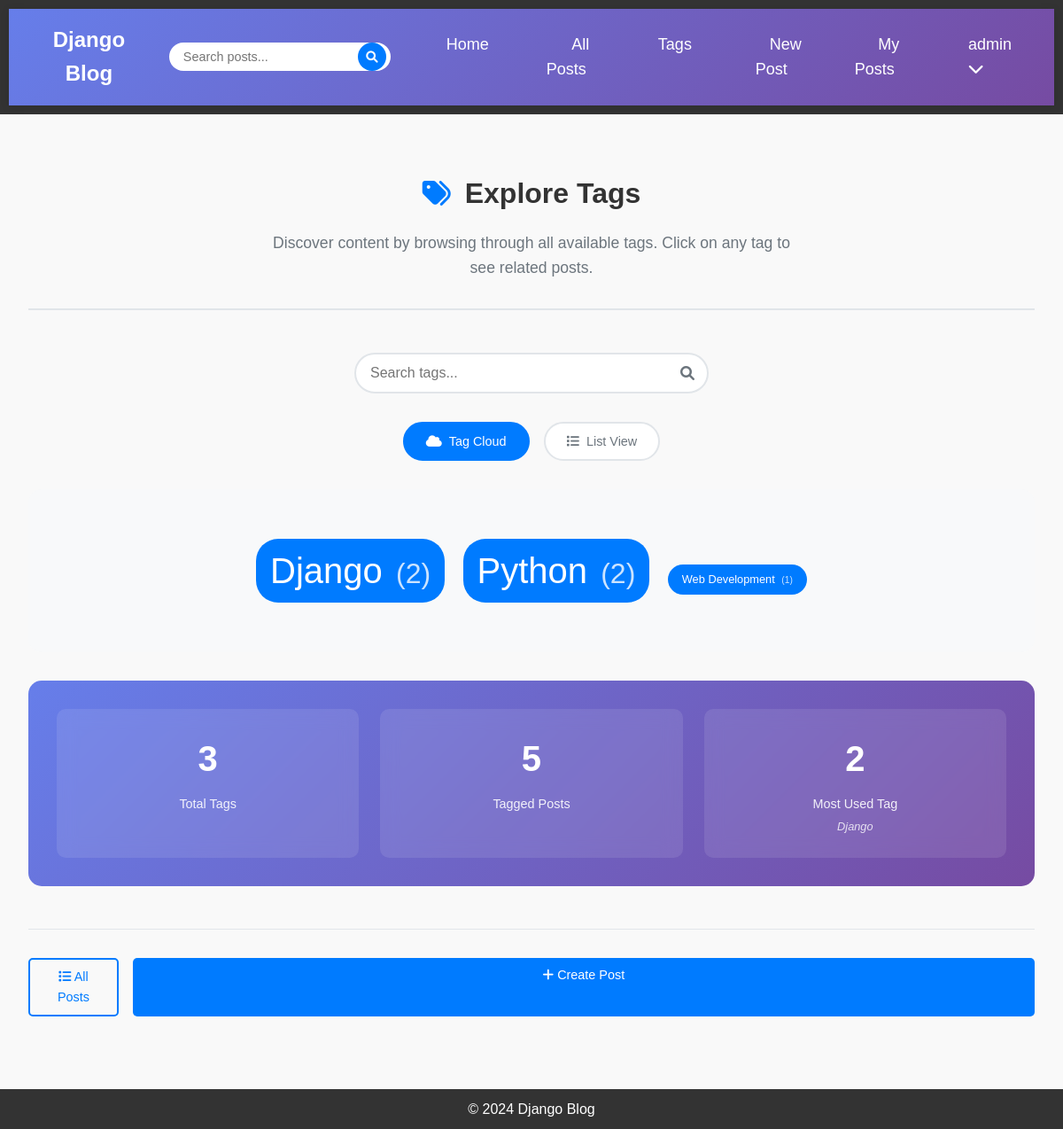
The page /tags/ (signed in) on the database its author committed.
### blog/models.py (models this page shows, shortened)
class Tag(models.Model):
    name = models.CharField(max_length=50, unique=True)
    created_at = models.DateTimeField(auto_now_add=True)
    class Meta:
        ordering = ['name']

### blog/views.py (the view)
# urls.py: path('tags/', views.TagListView.as_view(), name='tag-list'),
class TagListView(ListView):
    model = Tag
    template_name = 'blog/tag_list.html'
    context_object_name = 'tags'
    paginate_by = 20
    def get_queryset(self):
        return Tag.objects.annotate(
            post_count=Count('posts')
        ).filter(post_count__gt=0).order_by('-post_count', 'name')
    def get_context_data(self, **kwargs):
        context = super().get_context_data(**kwargs)
        context['title'] = 'All Tags'
        tags_with_data = []
        max_count = 0
        min_count = float('inf')
        total_posts = 0
        for tag in self.get_queryset():
            post_count = tag.post_count
            max_count = max(max_count, post_count)
            min_count = min(min_count, post_count)
            total_posts += post_count
            recent_posts = tag.posts.order_by('-published_date')[:3]
            tags_with_data.append({
                'tag': tag,
                'count': post_count,
                'recent_posts': recent_posts,
            })
        if max_count > min_count:
            for tag_data in tags_with_data:
                count = tag_data['count']
                font_size = 0.8 + (count - min_count) / (max_count - min_count) * 1.7
                tag_data['font_size'] = round(font_size, 1)
        else:
            for tag_data in tags_with_data:
                tag_data['font_size'] = 1.5
        most_used_tag = None
        if tags_with_data:
            most_used_tag = max(tags_with_data, key=lambda x: x['count'])
        context['tags'] = tags_with_data
        context['total_posts'] = total_posts
        context['most_used_tag'] = most_used_tag
        return context

### blog/models.py (called while the page is built)
    def get_absolute_url(self):
        return reverse('post-detail', kwargs={'pk': self.pk})

### blog/templates/blog/tag_list.html (shortened to what this page needs)
{% extends 'blog/base.html' %}
{% load static %}
{% block content %}
<div class="tag-list-container">
    <div class="page-header">
        <h1>
            <i class="fas fa-tags"></i>
            Explore Tags
        </h1>
        <p class="page-description">
            Discover content by browsing through all available tags. Click on any tag to see related posts.
        </p>
    </div>
    <div class="tag-search-section">
        <div class="search-box">
            <input type="text" id="tagSearch" placeholder="Search tags..." class="form-control">
            <i class="fas fa-search search-icon"></i>
        </div>
    </div>
    <div class="tags-section">
        {% if tags %}
            <div class="view-toggle">
                <button class="view-btn active" data-view="cloud">
                    <i class="fas fa-cloud"></i> Tag Cloud
                </button>
                <button class="view-btn" data-view="list">
                    <i class="fas fa-list"></i> List View
                </button>
            </div>
            <div class="tag-cloud view-content active" id="cloudView">
                {% for tag_data in tags %}
                    <a href="{% url 'posts-by-tag' tag_data.tag.name %}"
                       class="tag-cloud-item"
                       data-count="{{ tag_data.count }}"
                       data-name="{{ tag_data.tag.name|lower }}"
                       style="font-size: {{ tag_data.font_size }}rem;">
                        {{ tag_data.tag.name }}
                        <span class="tag-count">({{ tag_data.count }})</span>
                    </a>
                {% endfor %}
            </div>
            <div class="tag-stats">
                <div class="stats-grid">
                    <div class="stat-item">
                        <div class="stat-number">{{ tags|length }}</div>
                        <div class="stat-label">Total Tags</div>
                    </div>
                    <div class="stat-item">
                        <div class="stat-number">{{ total_posts }}</div>
                        <div class="stat-label">Tagged Posts</div>
                    </div>
                    <div class="stat-item">
                        <div class="stat-number">{{ most_used_tag.count|default:"0" }}</div>
                        <div class="stat-label">Most Used Tag</div>
                        {% if most_used_tag %}
                            <div class="stat-detail">{{ most_used_tag.tag.name }}</div>
                        {% endif %}
                    </div>
                </div>
            </div>
        {% endif %}
    </div>
    <div class="quick-actions">
        <a href="{% url 'post-list' %}" class="btn btn-outline">
            <i class="fas fa-list"></i> All Posts
        </a>
        {% if user.is_authenticated %}
            <a href="{% url 'post-create' %}" class="btn btn-primary">
                <i class="fas fa-plus"></i> Create Post
            </a>
        {% endif %}
    </div>
</div>
{% endblock %}

### blog/templates/blog/base.html (shortened to what this page needs)
{% load static %}
<!DOCTYPE html>
<html lang="en">
<head>
    <link rel="stylesheet" href="https://cdnjs.cloudflare.com/ajax/libs/font-awesome/6.0.0/css/all.min.css">
    <link rel="stylesheet" href="{% static 'css/styles.css' %}">
</head>
<body>
    <header>
        <nav class="navbar">
            <div class="nav-brand">
                <a href="{% url 'home' %}">Django Blog</a>
            </div>
            <div class="nav-search">
                <form method="GET" action="{% url 'search-results' %}" class="search-form">
                    <div class="search-input-group">
                        <input type="text" name="q" placeholder="Search posts..." value="{{ request.GET.q }}" class="search-input">
                        <button type="submit" class="search-btn">
                            <i class="fas fa-search"></i>
                        </button>
                    </div>
                </form>
            </div>
            <div class="nav-menu">
                <ul class="nav-links">
                    <li><a href="{% url 'home' %}">Home</a></li>
                    <li><a href="{% url 'post-list' %}">All Posts</a></li>
                    <li><a href="{% url 'tag-list' %}">Tags</a></li>
                    {% if user.is_authenticated %}
                        <li><a href="{% url 'post-create' %}">New Post</a></li>
                        <li><a href="{% url 'user-posts' user.username %}">My Posts</a></li>
                        <li class="nav-dropdown">
                            <a href="#" class="dropdown-toggle">{{ user.username }} <i class="fas fa-chevron-down"></i></a>
                        </li>
                    {% else %}
                        <li><a href="{% url 'login' %}">Login</a></li>
                        <li><a href="{% url 'register' %}">Register</a></li>
                    {% endif %}
                </ul>
            </div>
        </nav>
    </header>
    <div class="content">
        {% block content %}{% endblock %}
    </div>
    <footer>
        <p>&copy; 2024 Django Blog</p>
    </footer>
</body>
</html>

### blog/static/css/styles.css (style rules this page uses)
* { margin: 0; padding: 0; box-sizing: border-box; }
body { font-family: Arial, sans-serif; background-color: #f9f9f9; color: #333; line-height: 1.6; }
header { background-color: #333; padding: 10px; text-align: center; }
header nav ul { list-style-type: none; }
header nav ul li { display: inline; margin: 0 15px; }
header nav ul li a { color: white; text-decoration: none; font-size: 18px; transition: color 0.3s; }
.content { margin: 20px; max-width: 1200px; margin-left: auto; margin-right: auto; }
.form-control { width: 100%; padding: 10px; border: 1px solid #ddd; border-radius: 4px; font-size: 16px; transition: border-color 0.3s; }
.btn-primary { background-color: #007bff; color: white; padding: 12px 30px; border: none; border-radius: 4px; font-size: 16px; cursor: pointer; width: 100%; transition: background-color 0.3s; }
footer { text-align: center; margin-top: 50px; padding: 10px; background-color: #333; color: white; }
.btn { display: inline-block; padding: 10px 20px; text-decoration: none; border-radius: 4px; font-size: 14px; font-weight: 500; text-align: center; transition: all 0.3s; border: 1px solid transparent; cursor: pointer; }
.btn-primary { background-color: #007bff; color: white; border-color: #007bff; }
.btn-outline { background-color: transparent; color: #007bff; border-color: #007bff; }

### blog/templates/blog/base.html (style rules this page uses)
.navbar { display: flex; justify-content: space-between; align-items: center; padding: 1rem 2rem; background: linear-gradient(135deg, #667eea 0%, #764ba2 100%); box-shadow: 0 2px 10px rgba(0,0,0,0.1); position: sticky; top: 0; z-index: 1000; }
.nav-brand a { color: white; text-decoration: none; font-size: 1.5rem; font-weight: bold; }
.nav-search { flex: 1; max-width: 400px; margin: 0 2rem; }
.search-form { width: 100%; }
.search-input-group { position: relative; display: flex; }
.search-input { flex: 1; padding: 0.5rem 3rem 0.5rem 1rem; border: none; border-radius: 25px; font-size: 0.9rem; outline: none; }
.search-btn { position: absolute; right: 5px; top: 50%; transform: translateY(-50%); background: #007bff; color: white; border: none; border-radius: 50%; width: 32px; height: 32px; cursor: pointer; display: flex; align-items: center; justify-content: center; transition: background 0.2s ease; }
.nav-menu { display: flex; align-items: center; }
.nav-links { display: flex; list-style: none; margin: 0; padding: 0; gap: 1rem; }
.nav-links a { color: white; text-decoration: none; padding: 0.5rem 1rem; border-radius: 20px; transition: background 0.2s ease; }
.nav-dropdown { position: relative; }
.dropdown-toggle { cursor: pointer; }
.btn { display: inline-block; padding: 0.5rem 1rem; border: none; border-radius: 5px; text-decoration: none; cursor: pointer; transition: all 0.2s ease; font-size: 0.9rem; }
.btn-primary { background: #007bff; color: white; }
.btn-outline { background: transparent; border: 2px solid #007bff; color: #007bff; }
.form-control { width: 100%; padding: 0.5rem; border: 1px solid #ced4da; border-radius: 5px; font-size: 1rem; }

### rows shown on the page
Tag: tag.name "Django", count "2"
Tag: tag.name "Python", count "2"
Tag: tag.name "Web Development", count "1"

### other values the page prints
{{ user.username }} "admin"
{{ tags|length }} "3"
{{ total_posts }} "5"
{{ most_used_tag.count|default:"0" }} "2"
